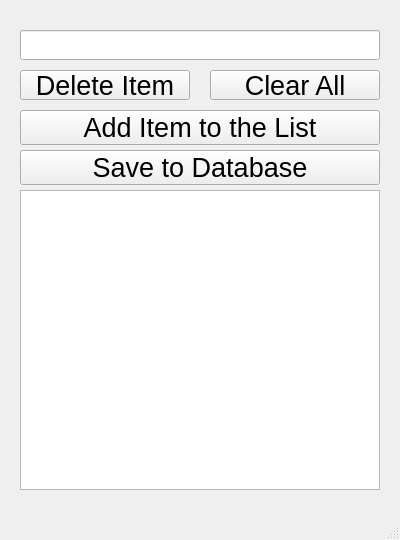
<?xml version="1.0" encoding="UTF-8"?>
<ui version="4.0">
 <class>MainWindow</class>
 <widget class="QMainWindow" name="MainWindow">
  <property name="geometry">
   <rect>
    <x>0</x>
    <y>0</y>
    <width>400</width>
    <height>540</height>
   </rect>
  </property>
  <property name="windowTitle">
   <string>To Do List</string>
  </property>
  <widget class="QWidget" name="centralwidget">
   <widget class="QPushButton" name="addItem_pushButton">
    <property name="geometry">
     <rect>
      <x>20</x>
      <y>110</y>
      <width>360</width>
      <height>35</height>
     </rect>
    </property>
    <property name="font">
     <font>
      <pointsize>20</pointsize>
     </font>
    </property>
    <property name="text">
     <string>Add Item to the List</string>
    </property>
   </widget>
   <widget class="QListWidget" name="myList_listWidget">
    <property name="geometry">
     <rect>
      <x>20</x>
      <y>190</y>
      <width>360</width>
      <height>300</height>
     </rect>
    </property>
    <property name="font">
     <font>
      <pointsize>12</pointsize>
     </font>
    </property>
   </widget>
   <widget class="QLineEdit" name="lineEdit">
    <property name="geometry">
     <rect>
      <x>20</x>
      <y>30</y>
      <width>360</width>
      <height>30</height>
     </rect>
    </property>
    <property name="font">
     <font>
      <pointsize>20</pointsize>
     </font>
    </property>
    <property name="text">
     <string/>
    </property>
   </widget>
   <widget class="QPushButton" name="deleteItem_pushButton">
    <property name="geometry">
     <rect>
      <x>20</x>
      <y>70</y>
      <width>170</width>
      <height>30</height>
     </rect>
    </property>
    <property name="font">
     <font>
      <pointsize>20</pointsize>
     </font>
    </property>
    <property name="text">
     <string>Delete Item</string>
    </property>
   </widget>
   <widget class="QPushButton" name="clearAll_pushButton">
    <property name="geometry">
     <rect>
      <x>210</x>
      <y>70</y>
      <width>170</width>
      <height>30</height>
     </rect>
    </property>
    <property name="font">
     <font>
      <pointsize>20</pointsize>
     </font>
    </property>
    <property name="text">
     <string>Clear All</string>
    </property>
   </widget>
   <widget class="QPushButton" name="savedb_pushButton">
    <property name="geometry">
     <rect>
      <x>20</x>
      <y>150</y>
      <width>360</width>
      <height>35</height>
     </rect>
    </property>
    <property name="font">
     <font>
      <pointsize>20</pointsize>
     </font>
    </property>
    <property name="text">
     <string>Save to Database</string>
    </property>
   </widget>
  </widget>
  <widget class="QMenuBar" name="menubar">
   <property name="geometry">
    <rect>
     <x>0</x>
     <y>0</y>
     <width>400</width>
     <height>23</height>
    </rect>
   </property>
  </widget>
  <widget class="QStatusBar" name="statusbar"/>
 </widget>
 <resources/>
 <connections/>
</ui>
